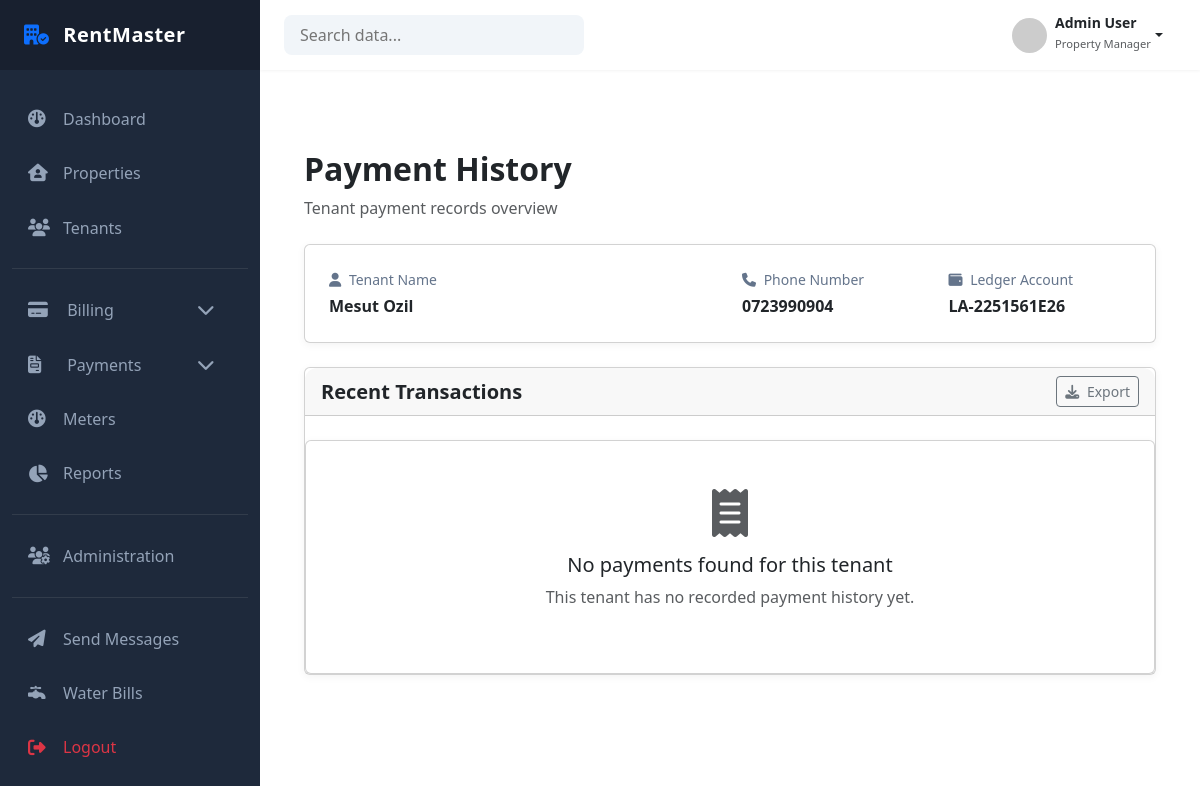
The app's page /finance/payments/history/3/ (signed in), older data.
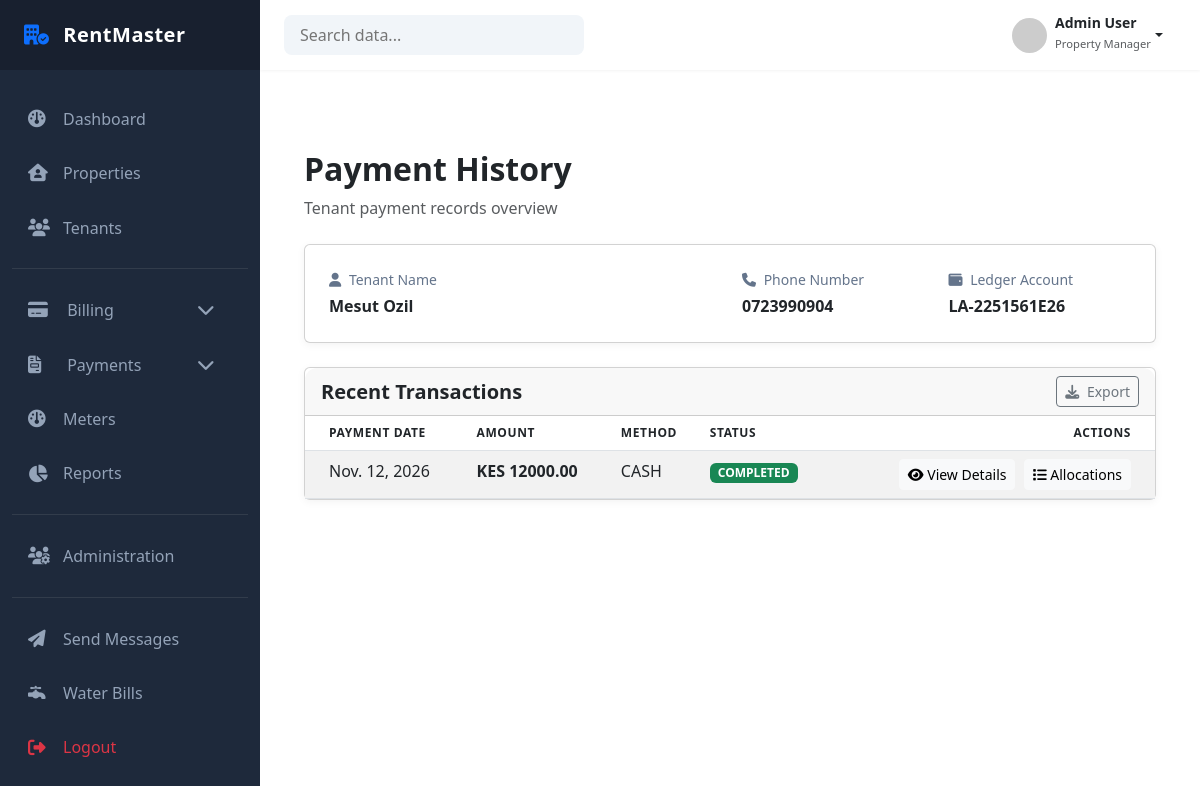
The same page, newer data.
### finance/models.py (models this page shows, shortened)
class Payment(models.Model):
    ledger_account = models.ForeignKey(
        LedgerAccount,
        on_delete=models.PROTECT,
        related_name="payments"
    )
    amount = models.DecimalField(max_digits=20, decimal_places=2)
    payment_date = models.DateField()
    method = models.CharField(
        max_length=20,
        choices=PaymentMethod.choices
    )
    status = models.CharField(
        max_length=20,
        choices=PaymentStatus.choices,
        default=PaymentStatus.COMPLETED
    )
    reversed_at = models.DateTimeField(
        null=True,
        blank=True
    )
    reversed_by = models.ForeignKey(
        settings.AUTH_USER_MODEL,
        on_delete=models.SET_NULL,
        null=True,
        blank=True,
        related_name="reversed_payments"
    )
    reference_code = models.CharField(
        max_length=100,
        unique=True,
        blank=True
    )
    notes = models.TextField(blank=True)
    created_at = models.DateTimeField(auto_now_add=True)
    created_by = models.ForeignKey(
        settings.AUTH_USER_MODEL,
        on_delete=models.CASCADE
    )

### finance/views/payment_views.py (the view)
def tenant_payment_history_view(request, tenant_id):
    try:
        data = get_tenant_payment_history(
            user=request.user,
            tenant_id=tenant_id
        )
        context = {
            "tenant": data["tenant"],
            "payments": data["payments"],
            "ledger_account": data["ledger_account"],
        }
        return render(
            request,
            "payments/tenant_payment_history.html",
            context
        )
    except PermissionError as e:
        messages.error(request, str(e))
        return redirect("finance:payment_search")
    except Exception as e:
        messages.error(request, "An error occurred while fetching payment history.")
        return redirect("finance:payment_search")

### templates/payments/tenant_payment_history.html (shortened to what this page needs)
{% extends 'dashboard/base_dashboard.html' %}
{% load static %}
{% block extra_css %}
<link rel="stylesheet" href="{% static 'payments/css/tenant_payment_history.css' %}" />
<link href="https://cdn.jsdelivr.net/npm/bootstrap@5.3.0/dist/css/bootstrap.min.css" rel="stylesheet">
<link rel="stylesheet" href="https://cdnjs.cloudflare.com/ajax/libs/font-awesome/6.4.0/css/all.min.css">
{% endblock %}
{% block content %}
<div class="container py-5">
    <header class="mb-4">
        <h2 class="fw-bold text-dark">Payment History</h2>
        <p class="text-muted">Tenant payment records overview</p>
    </header>
    <div class="card mb-4">
        <div class="card-body p-4">
            <div class="row">
                <div class="col-md-6 mb-3 mb-md-0">
                    <div class="info-label"><i class="fa-solid fa-user me-1"></i> Tenant Name</div>
                    <div class="info-value">{{ tenant.first_name }} {{ tenant.last_name }}</div>
                </div>
                <div class="col-md-3 mb-3 mb-md-0">
                    <div class="info-label"><i class="fa-solid fa-phone me-1"></i> Phone Number</div>
                    <div class="info-value">{{ tenant.phone_number }}</div>
                </div>
                <div class="col-md-3">
                    <div class="info-label"><i class="fa-solid fa-wallet me-1"></i> Ledger Account</div>
                    <div class="info-value">{{ tenant.tenancies.first.ledger_account.account_number }}</div>
                </div>
            </div>
        </div>
    </div>
    <div class="card">
        <div class="card-header d-flex justify-content-between align-items-center">
            <h5 class="card-title mb-0 fw-bold">Recent Transactions</h5>
            <button class="btn btn-sm btn-outline-secondary"><i class="fa-solid fa-download me-1"></i> Export</button>
        </div>
        <div class="table-responsive">
            {% if payments %}
            <table class="table table-striped table-hover mb-0">
                <thead>
                    <tr>
                        <th class="ps-4">Payment Date</th>
                        <th>Amount</th>
                        <th>Method</th>
                        <th>Status</th>
                        <th class="text-end pe-4">Actions</th>
                    </tr>
                </thead>
                <tbody>
                    {% for payment in payments %}
                    <tr>
                        <td class="ps-4">{{ payment.payment_date }}</td>
                        <td class="fw-bold">KES {{ payment.amount }}</td>
                        <td>{{ payment.method }}</td>
                        <td><span class="badge bg-success px-2 py-1">{{ payment.status }}</span></td>
                        <td class="text-end pe-4">
                            <a href="{% url 'finance:payment_detail' payment.id %}" class="btn btn-sm btn-light btn-action me-1"><i class="fa-solid fa-eye"></i> View Details</a>
                            <a href="{% url 'finance:payment_allocations' payment.id %}" class="btn btn-sm btn-light btn-action"><i class="fa-solid fa-list"></i> Allocations</a>
                        </td>
                    </tr>
                    {% endfor %}
                </tbody>
            </table>
            {% else %}
            <div class="card mt-4 p-5 text-center">
                <div class="text-muted mb-3">
                    <i class="fa-solid fa-receipt fa-3x"></i>
                </div>
                <h5>No payments found for this tenant</h5>
                <p class="text-muted">This tenant has no recorded payment history yet.</p>
            </div>
            {% endif %}
        </div>
    </div>
</div>
{% endblock %}

Row changes from the older to the newer data that the page shows:
added Payment: payment_date "Nov. 12, 2026", amount "12000.00", method "CASH", status "COMPLETED"
Text that changed along with them:
text no longer shown: "No payments found for this tenant This tenant has no recorded payment history yet."
text now shown: "PAYMENT DATE AMOUNT METHOD STATUS ACTIONS"
